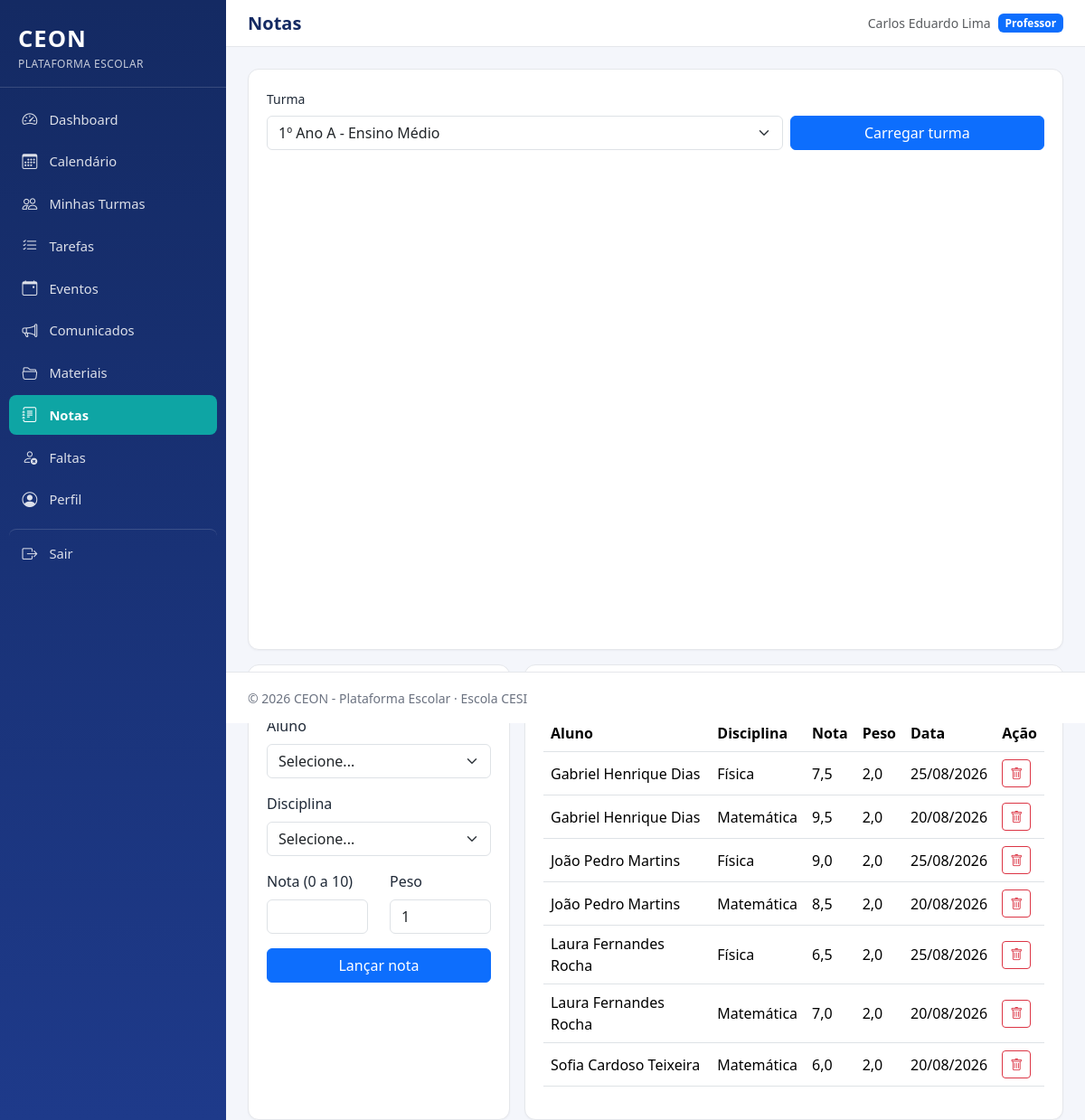
The app's page /professor/notas.php (signed in) with its own data.
### tables this page shows
CREATE TABLE notas (
    id INT AUTO_INCREMENT PRIMARY KEY,
    aluno_id INT NOT NULL,
    disciplina_id INT NOT NULL,
    valor DECIMAL(4,2) NOT NULL,
    peso DECIMAL(4,2) NOT NULL DEFAULT 1.00,
    data_lancamento DATE NOT NULL,
    CONSTRAINT fk_notas_aluno FOREIGN KEY (aluno_id) REFERENCES alunos(id) ON DELETE CASCADE,
    CONSTRAINT fk_notas_disciplina FOREIGN KEY (disciplina_id) REFERENCES disciplinas(id) ON DELETE CASCADE,
    INDEX idx_notas_aluno (aluno_id)
);

CREATE TABLE usuarios (
    id INT AUTO_INCREMENT PRIMARY KEY,
    nome VARCHAR(150) NOT NULL,
    email VARCHAR(150) NOT NULL UNIQUE,
    senha VARCHAR(255) NOT NULL,
    tipo_usuario ENUM('aluno', 'professor', 'administrador') NOT NULL,
    status ENUM('ativo', 'inativo') NOT NULL DEFAULT 'ativo',
    data_criacao DATETIME NOT NULL DEFAULT CURRENT_TIMESTAMP,
    INDEX idx_usuarios_tipo (tipo_usuario),
    INDEX idx_usuarios_status (status)
);

CREATE TABLE disciplinas (
    id INT AUTO_INCREMENT PRIMARY KEY,
    nome VARCHAR(100) NOT NULL,
    descricao TEXT NULL
);

### includes/auth.php (called while the page is built, shortened)
<?php
function idPerfilLogado(): ?int
{
    $pdo = getConexao();
    if ($_SESSION['tipo_usuario'] === 'professor') {
        $stmt = $pdo->prepare('SELECT id FROM professores WHERE usuario_id = ?');
        $stmt->execute([$_SESSION['usuario_id']]);
        $linha = $stmt->fetch();
        return $linha ? (int) $linha['id'] : null;
    }
    return null;
}

### includes/professor_helpers.php (called while the page is built, shortened)
<?php
function disciplinasDoProfessor(PDO $pdo, int $professorId): array
{
    $stmt = $pdo->prepare("
        SELECT d.id, d.nome
        FROM professor_disciplinas pd
        JOIN disciplinas d ON d.id = pd.disciplina_id
        WHERE pd.professor_id = ?
        ORDER BY d.nome
    ");
    $stmt->execute([$professorId]);
    return $stmt->fetchAll();
}
function turmasDoProfessor(PDO $pdo, int $professorId): array
{
    $stmt = $pdo->prepare("
        SELECT DISTINCT t.id, t.nome, t.ano_letivo, t.turno
        FROM aulas a
        JOIN turmas t ON t.id = a.turma_id
        WHERE a.professor_id = ?
        ORDER BY t.nome
    ");
    $stmt->execute([$professorId]);
    $turmas = $stmt->fetchAll();
    return $turmas;
}

### includes/functions.php (called while the page is built, shortened)
<?php
function e(?string $valor): string
{
    return htmlspecialchars($valor ?? '', ENT_QUOTES, 'UTF-8');
}
function formatarData(?string $dataSql): string
{
    $dt = DateTime::createFromFormat('Y-m-d', substr($dataSql, 0, 10));
    return $dt ? $dt->format('d/m/Y') : '-';
}

### professor/notas.php (the view, shortened to what this page needs)
<?php
require_once __DIR__ . '/../includes/auth.php';
require_once __DIR__ . '/../includes/functions.php';
require_once __DIR__ . '/../includes/professor_helpers.php';
$pdo = getConexao();
$professorId = idPerfilLogado();
$minhasDisciplinas = disciplinasDoProfessor($pdo, $professorId);
$minhasTurmas = turmasDoProfessor($pdo, $professorId);
$turmaSelecionada = (int) ($_GET['turma'] ?? ($minhasTurmas[0]['id'] ?? 0));
$notasLancadas = [];
if ($turmaSelecionada > 0 && !empty($minhasDisciplinas)) {
    $idsDisciplinas = array_column($minhasDisciplinas, 'id');
    $placeholders = implode(',', array_fill(0, count($idsDisciplinas), '?'));
    $sql = "
        SELECT n.*, u.nome AS aluno_nome, d.nome AS disciplina_nome
        FROM notas n
        JOIN alunos a ON a.id = n.aluno_id
        JOIN usuarios u ON u.id = a.usuario_id
        JOIN disciplinas d ON d.id = n.disciplina_id
        WHERE a.turma_id = ? AND n.disciplina_id IN ($placeholders)
        ORDER BY u.nome, d.nome, n.data_lancamento DESC
    ";
    $stmt = $pdo->prepare($sql);
    $stmt->execute(array_merge([$turmaSelecionada], $idsDisciplinas));
    $notasLancadas = $stmt->fetchAll();
}
require_once __DIR__ . '/../includes/header.php';
?>
<div class="ceon-card mb-3">
    <form method="GET" class="row g-2 align-items-end">
        <div class="col-sm-8">
            <label for="turma" class="form-label small">Turma</label>
            <select id="turma" name="turma" class="form-select">
                <?php foreach ($minhasTurmas as $t): ?>
                    <option value="<?= (int) $t['id'] ?>" <?= $turmaSelecionada === (int) $t['id'] ? 'selected' : '' ?>><?= e($t['nome']) ?></option>
                <?php endforeach; ?>
            </select>
        </div>
        <div class="col-sm-4"><button type="submit" class="btn btn-primary w-100">Carregar turma</button></div>
    </form>
</div>
<div class="row g-3">
    <div class="col-lg-4">
        <div class="ceon-card">
            <h2 class="h6 fw-bold mb-3">Lançar nota</h2>
            <form method="POST" class="needs-validation" novalidate>
                <div class="mb-3">
                    <label for="aluno_id" class="form-label">Aluno</label>
                    <select id="aluno_id" name="aluno_id" class="form-select" required>
                        <option value="">Selecione...</option>
                    </select>
                </div>
                <div class="mb-3">
                    <label for="disciplina_id" class="form-label">Disciplina</label>
                    <select id="disciplina_id" name="disciplina_id" class="form-select" required>
                        <option value="">Selecione...</option>
                    </select>
                </div>
                <div class="row">
                    <div class="col-6 mb-3">
                        <label for="valor" class="form-label">Nota (0 a 10)</label>
                        <input type="number" id="valor" name="valor" class="form-control" step="0.1" min="0" max="10" required>
                    </div>
                    <div class="col-6 mb-3">
                        <label for="peso" class="form-label">Peso</label>
                        <input type="number" id="peso" name="peso" class="form-control" step="0.5" min="0.5" value="1" required>
                    </div>
                </div>
                <button type="submit" class="btn btn-primary w-100">Lançar nota</button>
            </form>
        </div>
    </div>
    <div class="col-lg-8">
        <div class="ceon-card">
            <h2 class="h6 fw-bold mb-3">Notas lançadas</h2>
            <?php if (empty($notasLancadas)): ?>
                <p class="text-muted mb-0">Nenhuma nota lançada para esta turma nas suas disciplinas.</p>
            <?php else: ?>
                <div class="table-responsive">
                    <table class="table ceon-table align-middle">
                        <thead><tr><th>Aluno</th><th>Disciplina</th><th>Nota</th><th>Peso</th><th>Data</th><th>Ação</th></tr></thead>
                        <tbody>
                        <?php foreach ($notasLancadas as $n): ?>
                            <tr>
                                <td><?= e($n['aluno_nome']) ?></td>
                                <td><?= e($n['disciplina_nome']) ?></td>
                                <td><?= number_format((float) $n['valor'], 1, ',', '.') ?></td>
                                <td><?= number_format((float) $n['peso'], 1, ',', '.') ?></td>
                                <td><?= formatarData($n['data_lancamento']) ?></td>
                                <td>
                                    <form method="POST" class="d-inline ceon-confirm-delete" data-confirm-message="Tem certeza que deseja excluir esta nota?">
                                        <button type="submit" class="btn btn-sm btn-outline-danger" aria-label="Excluir"><i class="bi bi-trash"></i></button>
                                    </form>
                                </td>
                            </tr>
                        <?php endforeach; ?>
                        </tbody>
                    </table>
                </div>
            <?php endif; ?>
        </div>
    </div>
</div>
<?php require_once __DIR__ . '/../includes/footer.php'; ?>

### assets/css/style.css (style rules this page uses)
:root { --ceon-primary: #1e3a8a; --ceon-primary-light: #2f52b0; --ceon-primary-dark: #142a63; --ceon-accent: #0ea5a4; --ceon-bg: #f4f6fb; --ceon-card-bg: #ffffff; --ceon-text: #1f2937; --ceon-text-muted: #6b7280; --ceon-border: #e5e7eb; --ceon-sidebar-width: 250px; --ceon-danger: #dc2626; --ceon-warning: #d97706; --ceon-success: #16a34a; }
* { box-sizing: border-box; }
body { background-color: var(--ceon-bg); color: var(--ceon-text); font-family: 'Segoe UI', Roboto, Helvetica, Arial, sans-serif; margin: 0; }
.ceon-card { background: var(--ceon-card-bg); border: 1px solid var(--ceon-border); border-radius: .75rem; padding: 1.25rem; height: 100%; box-shadow: 0 1px 2px rgba(16,24,40,.04); }
.table-responsive { border-radius: .5rem; overflow: hidden; }
.ceon-table thead { background: var(--ceon-primary); color: #fff; }

### records on screen
notas: usuarios.nome "Gabriel Henrique Dias", disciplina.nome "Física", valor "7,5", peso "2,0", data_lancamento "25/08/2026"
notas: usuarios.nome "Gabriel Henrique Dias", disciplina.nome "Matemática", valor "9,5", peso "2,0", data_lancamento "20/08/2026"
notas: usuarios.nome "João Pedro Martins", disciplina.nome "Física", valor "9,0", peso "2,0", data_lancamento "25/08/2026"
notas: usuarios.nome "João Pedro Martins", disciplina.nome "Matemática", valor "8,5", peso "2,0", data_lancamento "20/08/2026"
notas: usuarios.nome "Laura Fernandes Rocha", disciplina.nome "Física", valor "6,5", peso "2,0", data_lancamento "25/08/2026"
notas: usuarios.nome "Laura Fernandes Rocha", disciplina.nome "Matemática", valor "7,0", peso "2,0", data_lancamento "20/08/2026"
notas: usuarios.nome "Sofia Cardoso Teixeira", disciplina.nome "Matemática", valor "6,0", peso "2,0", data_lancamento "20/08/2026"

### other values on screen
$rotulo "Dashboard"
$rotulo "Calendário"
$rotulo "Minhas Turmas"
$rotulo "Tarefas"
$rotulo "Eventos"
$rotulo "Comunicados"
$rotulo "Materiais"
$rotulo "Notas"
$rotulo "Faltas"
$rotulo "Perfil"
$tituloPagina "Notas"
$_SESSION['nome'] "Carlos Eduardo Lima"
rotuloTipoUsuario($_SESSION['tipo_usuario'] ?? '') "Professor"
form field turma "1º Ano A - Ensino Médio"
